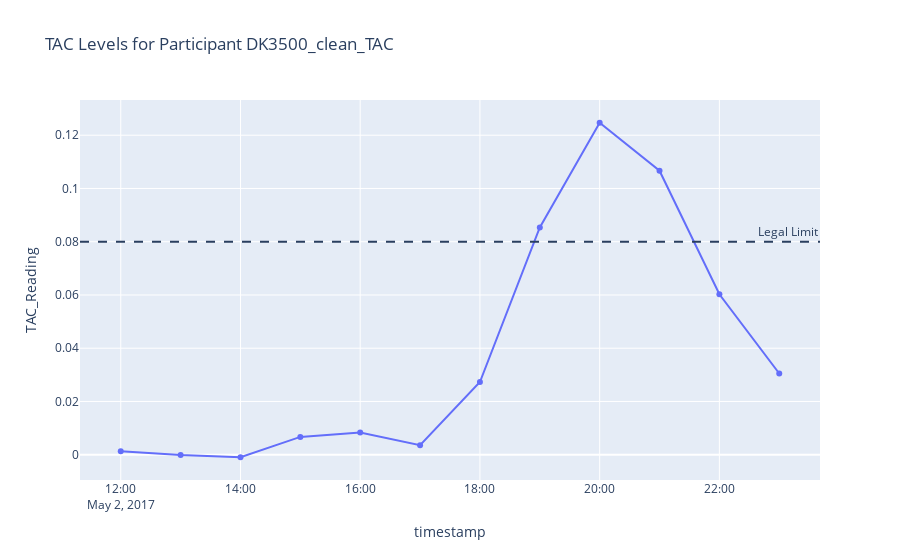
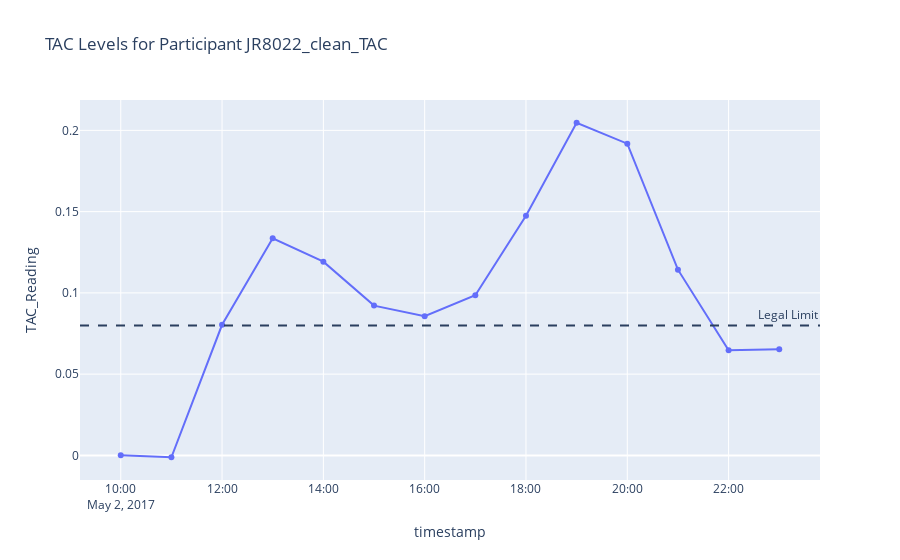
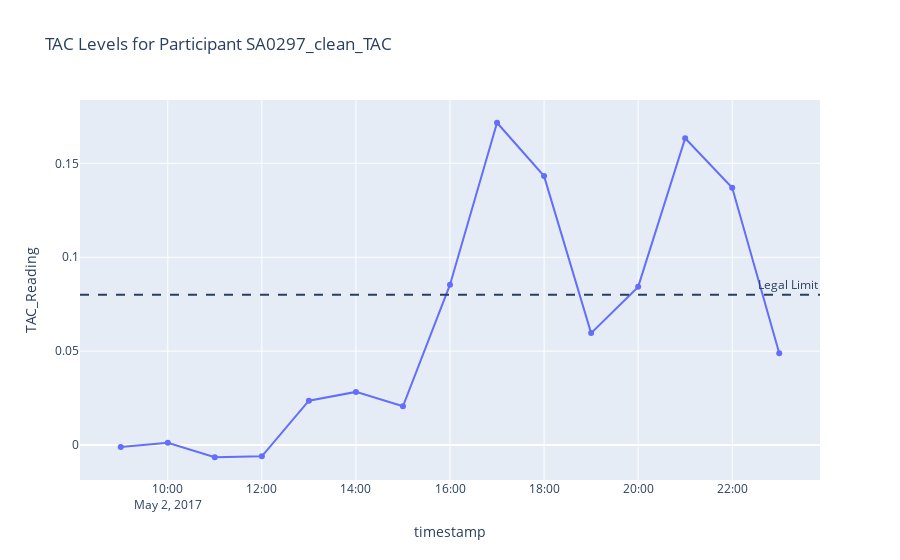
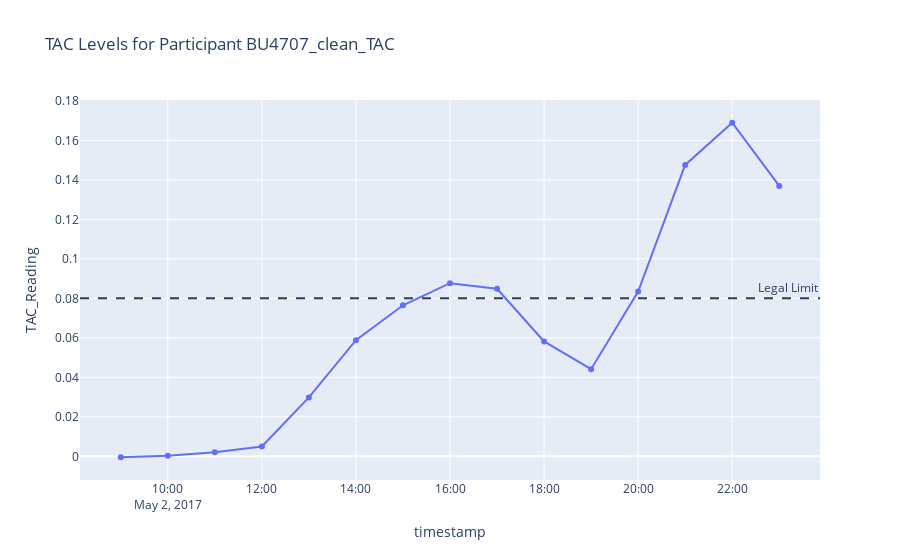

The cell these charts' notebook holds for them, in order:
### Code cell
date_start = "2017-05-02 00:00:00"
date_end = "2017-05-04 23:59:59"
df_accel = accel_df[(accel_df['time'] >= date_start) & (accel_df['time'] <= date_end)]
for pid, df in tac_data.items():
    tac_data[pid] = df[(df['timestamp'] >= date_start) & (df['timestamp'] <= date_end)]

# Resample all TAC data to 1-hour intervals
for pid, df in tac_data.items():
    tac_data[pid] = df.set_index('timestamp').resample('1h').mean().reset_index()  

# Interactive plots for each participant
for pid, df in tac_data.items():
    fig = px.line(df, x='timestamp', y='TAC_Reading', title=f'TAC Levels for Participant {pid}', markers=True)
    fig.add_hline(y=0.08, line_dash='dash', annotation_text='Legal Limit')
    fig.show()


#

### Figure 1 — Plotly figure (JSON) as saved in the notebook; plotly's stock layout.template omitted (floating-point values rounded to 4 significant figures)
{"data": [{"hovertemplate": "timestamp=%{x}<br>TAC_Reading=%{y}<extra></extra>", "legendgroup": "", "line": {"color": "#636efa", "dash": "solid"}, "marker": {"symbol": "circle"}, "mode": "lines+markers", "name": "", "orientation": "v", "showlegend": false, "type": "scatter", "x": ["2017-05-02T12:00:00.000000000", "2017-05-02T13:00:00.000000000", "2017-05-02T14:00:00.000000000", "2017-05-02T15:00:00.000000000", "2017-05-02T16:00:00.000000000", "2017-05-02T17:00:00.000000000", "2017-05-02T18:00:00.000000000", "2017-05-02T19:00:00.000000000", "2017-05-02T20:00:00.000000000", "2017-05-02T21:00:00.000000000", "2017-05-02T22:00:00.000000000", "2017-05-02T23:00:00.000000000"], "xaxis": "x", "y": [0.001284, -0.0001531, -0.0009525, 0.006694, 0.008366, 0.0036, 0.02729, 0.08539, 0.1247, 0.1067, 0.06027, 0.03051], "yaxis": "y"}], "layout": {"annotations": [{"showarrow": false, "text": "Legal Limit", "x": 1, "xanchor": "right", "xref": "x domain", "y": 0.08, "yanchor": "bottom", "yref": "y"}], "legend": {"tracegroupgap": 0}, "shapes": [{"line": {"dash": "dash"}, "type": "line", "x0": 0, "x1": 1, "xref": "x domain", "y0": 0.08, "y1": 0.08, "yref": "y"}], "title": {"text": "TAC Levels for Participant DK3500_clean_TAC"}, "xaxis": {"anchor": "y", "domain": [0, 1], "title": {"text": "timestamp"}}, "yaxis": {"anchor": "x", "domain": [0, 1], "title": {"text": "TAC_Reading"}}}}

### Figure 2 — Plotly figure (JSON) as saved in the notebook; plotly's stock layout.template omitted (floating-point values rounded to 4 significant figures)
{"data": [{"hovertemplate": "timestamp=%{x}<br>TAC_Reading=%{y}<extra></extra>", "legendgroup": "", "line": {"color": "#636efa", "dash": "solid"}, "marker": {"symbol": "circle"}, "mode": "lines+markers", "name": "", "orientation": "v", "showlegend": false, "type": "scatter", "x": ["2017-05-02T10:00:00.000000000", "2017-05-02T11:00:00.000000000", "2017-05-02T12:00:00.000000000", "2017-05-02T13:00:00.000000000", "2017-05-02T14:00:00.000000000", "2017-05-02T15:00:00.000000000", "2017-05-02T16:00:00.000000000", "2017-05-02T17:00:00.000000000", "2017-05-02T18:00:00.000000000", "2017-05-02T19:00:00.000000000", "2017-05-02T20:00:00.000000000", "2017-05-02T21:00:00.000000000", "2017-05-02T22:00:00.000000000", "2017-05-02T23:00:00.000000000"], "xaxis": "x", "y": [6.781e-05, -0.001152, 0.08037, 0.1336, 0.1192, 0.09217, 0.08569, 0.09858, 0.1474, 0.2047, 0.1918, 0.1143, 0.06471, 0.06533], "yaxis": "y"}], "layout": {"annotations": [{"showarrow": false, "text": "Legal Limit", "x": 1, "xanchor": "right", "xref": "x domain", "y": 0.08, "yanchor": "bottom", "yref": "y"}], "legend": {"tracegroupgap": 0}, "shapes": [{"line": {"dash": "dash"}, "type": "line", "x0": 0, "x1": 1, "xref": "x domain", "y0": 0.08, "y1": 0.08, "yref": "y"}], "title": {"text": "TAC Levels for Participant JR8022_clean_TAC"}, "xaxis": {"anchor": "y", "domain": [0, 1], "title": {"text": "timestamp"}}, "yaxis": {"anchor": "x", "domain": [0, 1], "title": {"text": "TAC_Reading"}}}}

### Figure 3 — Plotly figure (JSON) as saved in the notebook; plotly's stock layout.template omitted (floating-point values rounded to 4 significant figures)
{"data": [{"hovertemplate": "timestamp=%{x}<br>TAC_Reading=%{y}<extra></extra>", "legendgroup": "", "line": {"color": "#636efa", "dash": "solid"}, "marker": {"symbol": "circle"}, "mode": "lines+markers", "name": "", "orientation": "v", "showlegend": false, "type": "scatter", "x": ["2017-05-02T09:00:00.000000000", "2017-05-02T10:00:00.000000000", "2017-05-02T11:00:00.000000000", "2017-05-02T12:00:00.000000000", "2017-05-02T13:00:00.000000000", "2017-05-02T14:00:00.000000000", "2017-05-02T15:00:00.000000000", "2017-05-02T16:00:00.000000000", "2017-05-02T17:00:00.000000000", "2017-05-02T18:00:00.000000000", "2017-05-02T19:00:00.000000000", "2017-05-02T20:00:00.000000000", "2017-05-02T21:00:00.000000000", "2017-05-02T22:00:00.000000000", "2017-05-02T23:00:00.000000000"], "xaxis": "x", "y": [-0.001022, 0.001196, -0.006471, -0.005975, 0.02363, 0.02832, 0.02066, 0.08538, 0.1716, 0.1432, 0.05963, 0.08425, 0.1634, 0.137, 0.04885], "yaxis": "y"}], "layout": {"annotations": [{"showarrow": false, "text": "Legal Limit", "x": 1, "xanchor": "right", "xref": "x domain", "y": 0.08, "yanchor": "bottom", "yref": "y"}], "legend": {"tracegroupgap": 0}, "shapes": [{"line": {"dash": "dash"}, "type": "line", "x0": 0, "x1": 1, "xref": "x domain", "y0": 0.08, "y1": 0.08, "yref": "y"}], "title": {"text": "TAC Levels for Participant SA0297_clean_TAC"}, "xaxis": {"anchor": "y", "domain": [0, 1], "title": {"text": "timestamp"}}, "yaxis": {"anchor": "x", "domain": [0, 1], "title": {"text": "TAC_Reading"}}}}

### Figure 4 — Plotly figure (JSON) as saved in the notebook; plotly's stock layout.template omitted (floating-point values rounded to 4 significant figures)
{"data": [{"hovertemplate": "timestamp=%{x}<br>TAC_Reading=%{y}<extra></extra>", "legendgroup": "", "line": {"color": "#636efa", "dash": "solid"}, "marker": {"symbol": "circle"}, "mode": "lines+markers", "name": "", "orientation": "v", "showlegend": false, "type": "scatter", "x": ["2017-05-02T09:00:00.000000000", "2017-05-02T10:00:00.000000000", "2017-05-02T11:00:00.000000000", "2017-05-02T12:00:00.000000000", "2017-05-02T13:00:00.000000000", "2017-05-02T14:00:00.000000000", "2017-05-02T15:00:00.000000000", "2017-05-02T16:00:00.000000000", "2017-05-02T17:00:00.000000000", "2017-05-02T18:00:00.000000000", "2017-05-02T19:00:00.000000000", "2017-05-02T20:00:00.000000000", "2017-05-02T21:00:00.000000000", "2017-05-02T22:00:00.000000000", "2017-05-02T23:00:00.000000000"], "xaxis": "x", "y": [-0.0004824, 0.0002949, 0.002101, 0.004966, 0.02984, 0.0588, 0.07646, 0.08768, 0.08485, 0.05819, 0.04412, 0.08345, 0.1475, 0.1689, 0.1369], "yaxis": "y"}], "layout": {"annotations": [{"showarrow": false, "text": "Legal Limit", "x": 1, "xanchor": "right", "xref": "x domain", "y": 0.08, "yanchor": "bottom", "yref": "y"}], "legend": {"tracegroupgap": 0}, "shapes": [{"line": {"dash": "dash"}, "type": "line", "x0": 0, "x1": 1, "xref": "x domain", "y0": 0.08, "y1": 0.08, "yref": "y"}], "title": {"text": "TAC Levels for Participant BU4707_clean_TAC"}, "xaxis": {"anchor": "y", "domain": [0, 1], "title": {"text": "timestamp"}}, "yaxis": {"anchor": "x", "domain": [0, 1], "title": {"text": "TAC_Reading"}}}}
